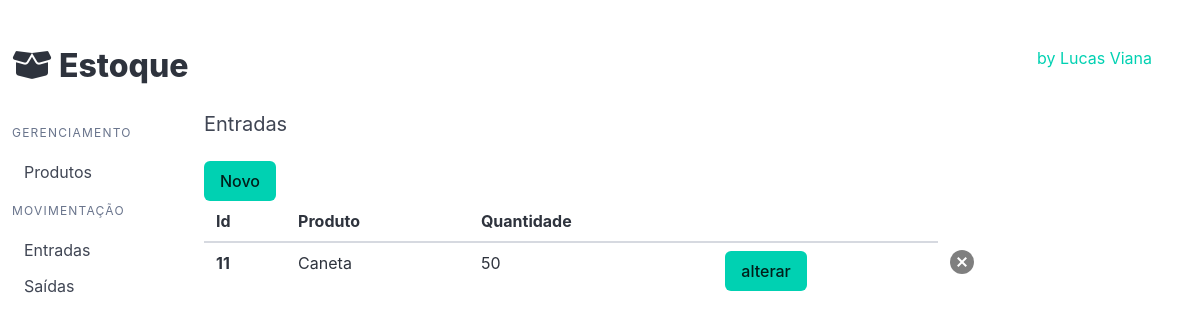
Page /entrada/list_entrada on the committed database.
### entrada/models.py (models this page shows)
class Entradas(models.Model):
    produto = models.ForeignKey(Produtos, on_delete=models.CASCADE, verbose_name= 'Produto')
    preco = models.FloatField('Preco', default=0)
    quantidade = models.IntegerField('Quantidade', default=0)
    criado = models.DateTimeField('Criado em', auto_now_add=True)
    modificado = models.DateTimeField('Modificado em', auto_now=True)

### produto/models.py (models this page shows, shortened)
class Produtos(models.Model):
    produto = models.CharField('Produto', max_length=200)
    cor = models.ForeignKey(Cores, on_delete=models.PROTECT, verbose_name='Cor')
    descricao = models.TextField('Descriçao', blank=True)
    quantidade = models.IntegerField('Quantidade', default=0)
    preco = models.DecimalField('Preço', decimal_places=2, max_digits=8, default=0)
    criado = models.DateTimeField('Criado em', auto_now_add=True)
    modificado = models.DateField('Modificado em', auto_now=True)
    def __str__(self):
        return self.produto
    class Meta:
        verbose_name = 'Produto'
        verbose_name_plural = 'Produtos'
        ordering = ['-produto']

### entrada/views.py (the view)
# urls.py: path('list_entrada', list_entrada, name='list_entrada'),
def list_entrada(request):
    entradas = Entradas.objects.all()
    template_name = 'list_entrada.html'
    context = {
        'entradas': entradas
    }
    return render(request, template_name, context)

### entrada/templates/list_entrada.html
{% extends 'base.html' %}{% block product %}
<h2 class="subtitle">Entradas</h2>
<a class="button is-primary" href="{% url 'entrada:new_entrada' %}">Novo</a>
<table class="table is-striped is-hoverable is-fullwidth">
  <thead>
    <tr>
      <th>Id</th>
      <th>Produto</th>
      <th>Quantidade</th>
      <th></th>
    </tr>
  </thead>
  <tbody>{% for entrada in entradas %}<tr>
      <th>{{ entrada.id }}</th>
      <td>{{ entrada.produto }}</td>
      <td>{{ entrada.quantidade }}</td>
      <td><a class="button is-primary" href="{% url 'entrada:update_entrada' entrada.id %}">alterar</a></td>
      <td><a class="delete is-medium" href="{% url 'entrada:delete_entrada' entrada.id %}"></a></td>
    </tr>{% endfor %} </tbody>
</table>
{% endblock %}

### rows in the picture
Entradas: id "11", produto "Caneta", quantidade "50"
